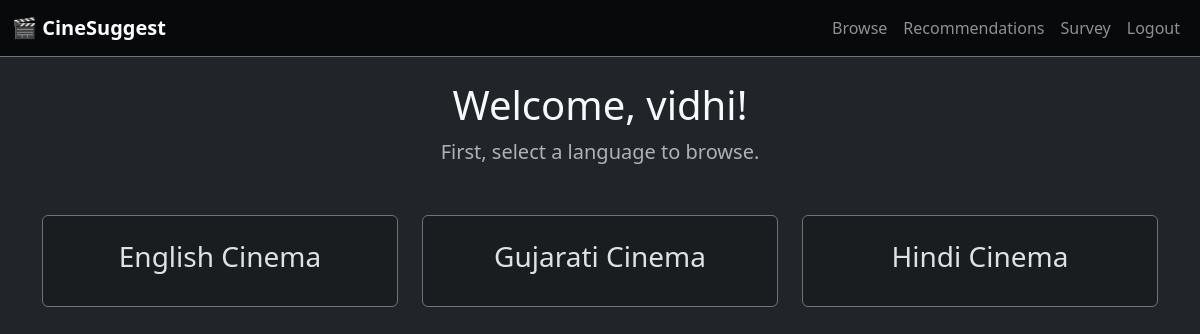
The page /dashboard (signed in) on the database its author committed.
### app.py (models this page shows, shortened)
class User(UserMixin, db.Model):
    id = db.Column(db.Integer, primary_key=True)
    username = db.Column(db.String(100), unique=True, nullable=False)
    password_hash = db.Column(db.String(200), nullable=False)
    has_completed_survey = db.Column(db.Boolean, default=False)
    is_admin = db.Column(db.Boolean, default=False)
    bio = db.Column(db.Text, nullable=True)
    avatar_path = db.Column(db.String(200), nullable=False, default='default.jpg')
    reviews = db.relationship('Review', backref='author', lazy='dynamic')
    preferred_genres = db.relationship('Genre', secondary=user_genre_preferences, backref='preferring_users')
    liked_movies = db.relationship('Movie', secondary=user_liked_movies, backref='liking_users')
    preferred_languages = db.relationship('Language', secondary=user_language_preferences, backref='preferring_users_lang')
    watchlist = db.relationship('Movie', secondary=user_watchlist, backref='watchlisted_by')

class Language(db.Model):
    id = db.Column(db.Integer, primary_key=True)
    name = db.Column(db.String(50), nullable=False, unique=True)

### app.py (the view)
@app.route('/dashboard')
@login_required
def dashboard():
    languages = Language.query.order_by(Language.name).all()
    return render_template("dashboard.html", languages=languages)

### app.py (called while the page is built)
@login_manager.user_loader
def load_user(user_id):
    return User.query.get(int(user_id))

### templates/dashboard.html (shortened to what this page needs)
{% extends "base.html" %}
{% block content %}
<div class="text-center mb-5">
    <h2 class="display-6">Welcome, {{ current_user.username }}!</h2>
    <p class="lead text-body-secondary">First, select a language to browse.</p>
</div>
<div class="row row-cols-1 row-cols-md-3 g-4">
    {% for lang in languages %}
    <div class="col">
        <a href="{{ url_for('genres_by_language', language_name=lang.name) }}" class="text-decoration-none">
            <div class="card bg-dark-subtle h-100 text-center border-secondary">
                <div class="card-body d-flex flex-column justify-content-center p-4">
                    <h3 class="card-title">{{ lang.name }} Cinema</h3>
                </div>
            </div>
        </a>
    </div>
    {% else %}
    <p class="text-center col-12 text-body-secondary">No languages found.</p>
    {% endfor %}
</div>
{% endblock %}

### rows shown on the page
User: username "vidhi"
Language: name "English"
Language: name "Gujarati"
Language: name "Hindi"
